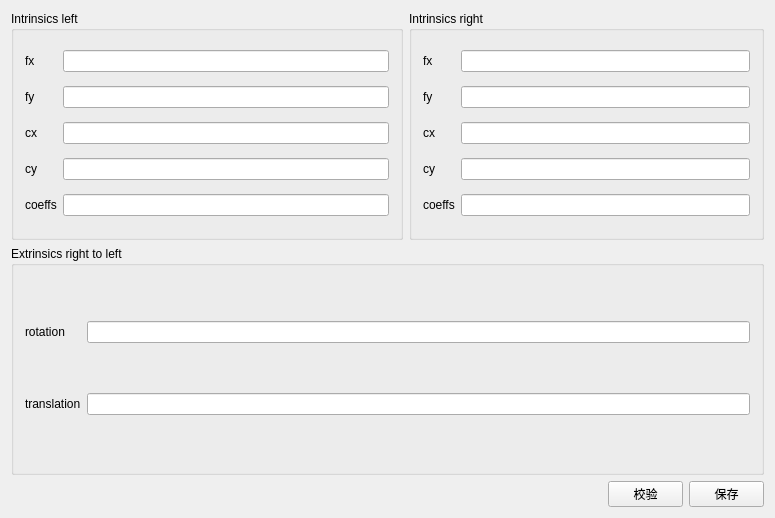
<?xml version="1.0" encoding="UTF-8"?>
<ui version="4.0">
 <class>CreateCameraParamFile</class>
 <widget class="QWidget" name="CreateCameraParamFile">
  <property name="geometry">
   <rect>
    <x>0</x>
    <y>0</y>
    <width>775</width>
    <height>518</height>
   </rect>
  </property>
  <property name="windowTitle">
   <string>CreateCameraParamFile</string>
  </property>
  <layout class="QGridLayout" name="gridLayout_4">
   <item row="4" column="0" colspan="3">
    <spacer name="horizontalSpacer">
     <property name="orientation">
      <enum>Qt::Horizontal</enum>
     </property>
     <property name="sizeHint" stdset="0">
      <size>
       <width>40</width>
       <height>20</height>
      </size>
     </property>
    </spacer>
   </item>
   <item row="4" column="4">
    <widget class="QPushButton" name="pushButton_save">
     <property name="maximumSize">
      <size>
       <width>75</width>
       <height>16777215</height>
      </size>
     </property>
     <property name="text">
      <string>保存</string>
     </property>
    </widget>
   </item>
   <item row="4" column="3">
    <widget class="QPushButton" name="pushButton_check">
     <property name="maximumSize">
      <size>
       <width>75</width>
       <height>16777215</height>
      </size>
     </property>
     <property name="text">
      <string>校验</string>
     </property>
    </widget>
   </item>
   <item row="0" column="2" colspan="3">
    <widget class="QGroupBox" name="groupBox_2">
     <property name="title">
      <string>Intrinsics right</string>
     </property>
     <layout class="QGridLayout" name="gridLayout_2">
      <item row="0" column="0">
       <widget class="QLabel" name="label_5">
        <property name="text">
         <string>fx</string>
        </property>
       </widget>
      </item>
      <item row="1" column="0">
       <widget class="QLabel" name="label_6">
        <property name="text">
         <string>fy</string>
        </property>
       </widget>
      </item>
      <item row="2" column="0">
       <widget class="QLabel" name="label_7">
        <property name="text">
         <string>cx</string>
        </property>
       </widget>
      </item>
      <item row="3" column="0">
       <widget class="QLabel" name="label_8">
        <property name="text">
         <string>cy</string>
        </property>
       </widget>
      </item>
      <item row="4" column="0" colspan="2">
       <widget class="QLabel" name="label_12">
        <property name="text">
         <string>coeffs</string>
        </property>
       </widget>
      </item>
      <item row="4" column="2">
       <widget class="QLineEdit" name="lineEdit_coeffsr"/>
      </item>
      <item row="3" column="2">
       <widget class="QLineEdit" name="lineEdit_cyr"/>
      </item>
      <item row="2" column="2">
       <widget class="QLineEdit" name="lineEdit_cxr"/>
      </item>
      <item row="1" column="2">
       <widget class="QLineEdit" name="lineEdit_fyr"/>
      </item>
      <item row="0" column="2">
       <widget class="QLineEdit" name="lineEdit_fxr"/>
      </item>
     </layout>
    </widget>
   </item>
   <item row="3" column="0" colspan="5">
    <widget class="QGroupBox" name="groupBox_3">
     <property name="title">
      <string>Extrinsics right to left</string>
     </property>
     <layout class="QGridLayout" name="gridLayout_3">
      <item row="0" column="0">
       <widget class="QLabel" name="label_9">
        <property name="text">
         <string>rotation</string>
        </property>
       </widget>
      </item>
      <item row="0" column="1">
       <widget class="QLineEdit" name="lineEdit_R"/>
      </item>
      <item row="1" column="0">
       <widget class="QLabel" name="label_10">
        <property name="text">
         <string>translation</string>
        </property>
       </widget>
      </item>
      <item row="1" column="1">
       <widget class="QLineEdit" name="lineEdit_t"/>
      </item>
     </layout>
    </widget>
   </item>
   <item row="0" column="0" colspan="2">
    <widget class="QGroupBox" name="groupBox">
     <property name="title">
      <string>Intrinsics left</string>
     </property>
     <layout class="QGridLayout" name="gridLayout">
      <item row="0" column="2">
       <widget class="QLineEdit" name="lineEdit_fxl"/>
      </item>
      <item row="1" column="2">
       <widget class="QLineEdit" name="lineEdit_fyl"/>
      </item>
      <item row="2" column="2">
       <widget class="QLineEdit" name="lineEdit_cxl"/>
      </item>
      <item row="3" column="2">
       <widget class="QLineEdit" name="lineEdit_cyl"/>
      </item>
      <item row="4" column="1">
       <widget class="QLabel" name="label_11">
        <property name="text">
         <string>coeffs</string>
        </property>
       </widget>
      </item>
      <item row="4" column="2">
       <widget class="QLineEdit" name="lineEdit_coeffsl"/>
      </item>
      <item row="3" column="1">
       <widget class="QLabel" name="label_4">
        <property name="text">
         <string>cy</string>
        </property>
       </widget>
      </item>
      <item row="2" column="1">
       <widget class="QLabel" name="label_3">
        <property name="text">
         <string>cx</string>
        </property>
       </widget>
      </item>
      <item row="1" column="1">
       <widget class="QLabel" name="label_2">
        <property name="text">
         <string>fy</string>
        </property>
       </widget>
      </item>
      <item row="0" column="1">
       <widget class="QLabel" name="label">
        <property name="text">
         <string>fx</string>
        </property>
       </widget>
      </item>
     </layout>
    </widget>
   </item>
  </layout>
 </widget>
 <layoutdefault spacing="6" margin="11"/>
 <resources/>
 <connections/>
</ui>
